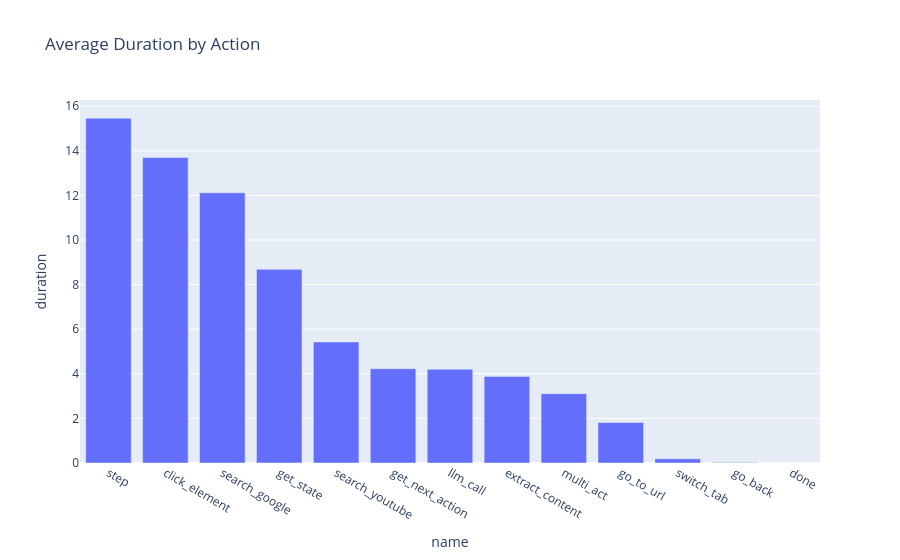

Source (notebook cell):
### Markdown cell above
# Action vs Duration Analysis

### Code cell
# Average Duration per Action
avg_duration_action = df.groupby('name')['duration'].mean().reset_index().sort_values('duration', ascending=False)
fig = px.bar(avg_duration_action, x='name', y='duration', title='Average Duration by Action')
fig.show()

### Figure 1 — Plotly figure (JSON) as saved in the notebook; plotly's stock layout.template omitted (floating-point values rounded to 4 significant figures)
{"data": [{"hovertemplate": "name=%{x}<br>duration=%{y}<extra></extra>", "legendgroup": "", "marker": {"color": "#636efa", "pattern": {"shape": ""}}, "name": "", "orientation": "v", "showlegend": false, "textposition": "auto", "type": "bar", "x": ["step", "click_element", "search_google", "get_state", "search_youtube", "get_next_action", "llm_call", "extract_content", "multi_act", "go_to_url", "switch_tab", "go_back", "done"], "xaxis": "x", "y": [15.47, 13.7, 12.12, 8.686, 5.429, 4.228, 4.205, 3.884, 3.111, 1.815, 0.1876, 0.02682, 0.0], "yaxis": "y"}], "layout": {"barmode": "relative", "legend": {"tracegroupgap": 0}, "title": {"text": "Average Duration by Action"}, "xaxis": {"anchor": "y", "domain": [0, 1], "title": {"text": "name"}}, "yaxis": {"anchor": "x", "domain": [0, 1], "title": {"text": "duration"}}}}
